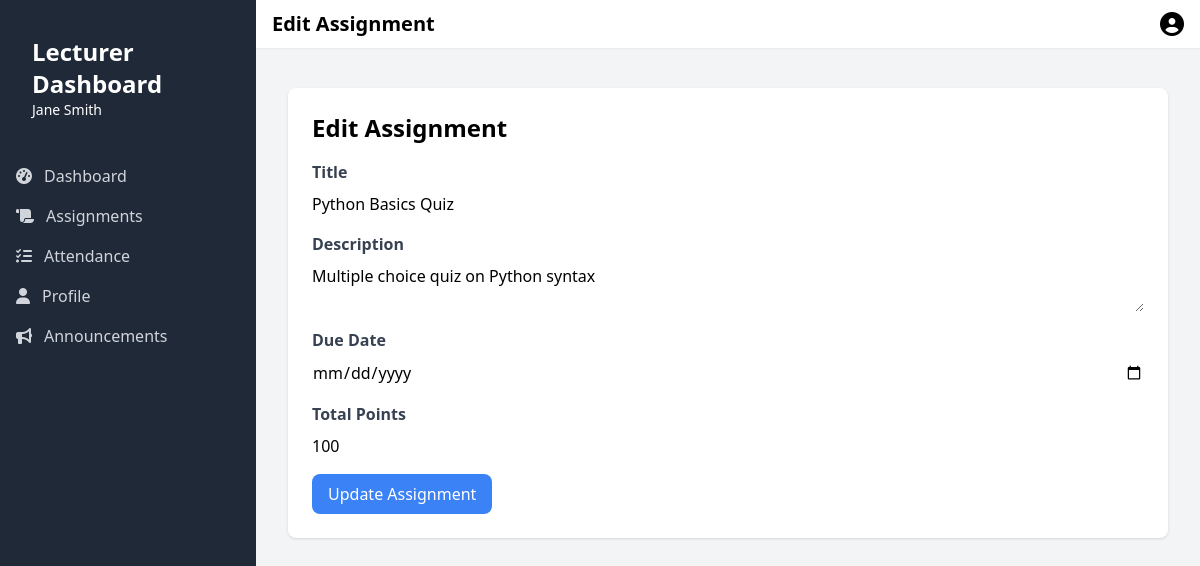
Page /edit_assignment.php?id=1 (signed in) on the committed database.
### tables this page shows
CREATE TABLE `users` (
  `id` int(11) NOT NULL,
  `first_name` varchar(50) NOT NULL,
  `last_name` varchar(50) NOT NULL,
  `email` varchar(100) NOT NULL,
  `password` varchar(255) NOT NULL,
  `role` enum('student','lecturer','admin','worker') NOT NULL,
  `status` enum('active','inactive','suspended') DEFAULT 'active',
  `date_of_birth` date DEFAULT NULL,
  `address` text DEFAULT NULL,
  `phone` varchar(20) DEFAULT NULL,
  `major_id` int(11) DEFAULT NULL,
  `created_at` timestamp NOT NULL DEFAULT current_timestamp(),
  `updated_at` timestamp NOT NULL DEFAULT current_timestamp() ON UPDATE current_timestamp(),
  `profile_image` varchar(255) DEFAULT NULL
);

CREATE TABLE `assignments` (
  `id` int(11) NOT NULL,
  `course_offering_id` int(11) DEFAULT NULL,
  `title` varchar(100) NOT NULL,
  `description` text DEFAULT NULL,
  `due_date` datetime DEFAULT NULL,
  `total_points` int(11) DEFAULT NULL
);

### edit_assignment.php (the view, shortened to what this page needs)
<?php
include 'connect.php';
$assignmentId = $_GET['id'];
$sqlAssignment = "SELECT * FROM assignments WHERE id=?";
$stmtAssignment = $conn->prepare($sqlAssignment);
$stmtAssignment->bind_param("i", $assignmentId);
$stmtAssignment->execute();
$resultAssignment = $stmtAssignment->get_result();
$assignment = $resultAssignment->fetch_assoc();
$pageTitle = "Edit Assignment";
?>
<div class="bg-white shadow rounded-lg p-6">
    <h2 class="text-2xl font-bold mb-4">Edit Assignment</h2>
    <form action="edit_assignment.php" method="POST">
        <div class="mb-4">
            <label for="title" class="block text-gray-700 font-bold mb-2">Title</label>
            <input type="text" name="title" id="title" class="form-input mt-1 block w-full" value="<?php echo htmlspecialchars($assignment['title']); ?>" required>
        </div>
        <div class="mb-4">
            <label for="description" class="block text-gray-700 font-bold mb-2">Description</label>
            <textarea name="description" id="description" class="form-textarea mt-1 block w-full" required><?php echo htmlspecialchars($assignment['description']); ?></textarea>
        </div>
        <div class="mb-4">
            <label for="due_date" class="block text-gray-700 font-bold mb-2">Due Date</label>
            <input type="date" name="due_date" id="due_date" class="form-input mt-1 block w-full" value="<?php echo htmlspecialchars($assignment['due_date']); ?>" required>
        </div>
        <div class="mb-4">
            <label for="total_points" class="block text-gray-700 font-bold mb-2">Total Points</label>
            <input type="number" name="total_points" id="total_points" class="form-input mt-1 block w-full" value="<?php echo htmlspecialchars($assignment['total_points']); ?>" required>
        </div>
        <button type="submit" name="update_assignment" class="bg-blue-500 text-white py-2 px-4 rounded-lg hover:bg-blue-600">Update Assignment</button>
    </form>
</div>
<?php
$content = ob_get_clean();
include 'template.php';
?>

### template.php (shortened to what this page needs)
<?php
include 'connect.php';
$email = $_SESSION['email'];
$sql = "SELECT * FROM users WHERE email=?";
$stmt = $conn->prepare($sql);
$stmt->bind_param("s", $email);
$stmt->execute();
$result = $stmt->get_result();
if ($result->num_rows > 0) {
    $user = $result->fetch_assoc();
    $firstName = htmlspecialchars($user['first_name']);
    $lastName = htmlspecialchars($user['last_name']);
    $role = htmlspecialchars($user['role']);
    $profileImage = htmlspecialchars($user['profile_image']);
} else {
    echo "User not found.";
    exit();
}
function isActivePage($pageName)
{
    return basename($_SERVER['PHP_SELF']) === $pageName ? 'bg-gray-900 text-white' : 'text-gray-300 hover:bg-gray-700 hover:text-white';
}
?>
<!DOCTYPE html>
<html lang="en">
<head>
    <script src="https://cdn.tailwindcss.com"></script>
    <link rel="stylesheet" href="https://cdnjs.cloudflare.com/ajax/libs/font-awesome/6.5.1/css/all.min.css">
</head>
<body class="bg-gray-100 h-screen flex flex-col">
    <div class="flex-1 flex overflow-hidden">
        <div id="sidebar" class="sidebar sidebar-hidden bg-gray-800 text-white w-64 py-6 flex flex-col fixed inset-0 md:relative md:translate-x-0 md:transition-transform md:flex md:flex-col md:w-64 md:py-6 z-20">
            <div class="px-4 py-3 mb-6 flex items-center justify-between md:justify-start">
                <div class="ml-4">
                    <h2 class="text-2xl font-semibold"><?php echo ucfirst($role); ?> Dashboard</h2>
                    <p class="text-sm"><?php echo htmlspecialchars($firstName . ' ' . $lastName); ?></p>
                </div>
            </div>
            <nav class="flex-1">
                <?php if ($role === 'lecturer'): ?>
                    <a href="lecturer.php" class="flex items-center px-4 py-2 <?php echo isActivePage('lecturer.php'); ?>">
                    <i class="fas fa-tachometer-alt mr-3"></i>
                    Dashboard
                    </a>
                    <a href="assignments.php" class="flex items-center px-4 py-2 <?php echo isActivePage('assignments.php'); ?>">
                        <i class="fas fa-scroll mr-3"></i>
                        Assignments
                    </a>
                    <a href="attendance.php" class="flex items-center px-4 py-2 <?php echo isActivePage('attendance.php'); ?>">
                        <i class="fas fa-tasks mr-3"></i>
                        Attendance
                    </a>
                <?php endif; ?>
                <a href="profile.php" class="flex items-center px-4 py-2 <?php echo isActivePage('profile.php'); ?>">
                    <i class="fas fa-user mr-3"></i>
                    Profile
                </a>
                <a href="announcements.php" class="flex items-center px-4 py-2 <?php echo isActivePage('announcements.php'); ?>">
                    <i class="fas fa-bullhorn mr-3"></i>
                    Announcements
                </a>
            </nav>
        </div>
        <div class="flex-1 flex flex-col overflow-hidden">
            <nav class="bg-white shadow-sm flex items-center justify-between px-4 py-2">
                <div class="flex items-center">
                    <h1 class="text-xl font-bold ml-4 md:ml-0"><?php echo $pageTitle; ?></h1>
                </div>
                <div class="flex items-center">
                    <div class="ml-3 relative">
                        <button type="button" class="flex text-sm rounded-full focus:outline-none" id="user-menu-button" aria-expanded="false" aria-haspopup="true">
                            <?php if ($profileImage): ?>
                                <img src="<?php echo $profileImage; ?>" alt="Profile Image" class="w-full h-full object-cover">
                            <?php else: ?>
                                    <i class="fas fa-user-circle text-2xl"></i>
                            <?php endif; ?>
                        </button>
                    </div>
                </div>
            </nav>
            <main class="flex-1 overflow-y-auto py-10 px-4 sm:px-6 lg:px-8">
                <div class="max-w-7xl mx-auto">
                    <?php echo $content; ?>
                </div>
            </main>
        </div>
    </div>
</body>
</html>

### template.php (style rules this page uses)
.sidebar { transition: transform 0.3s ease-in-out; }
.sidebar-hidden { transform: translateX(-100%); }

### rows in the picture
users: role "Lecturer", first_name+last_name "Jane Smith"
assignments: title "Python Basics Quiz", description "Multiple choice quiz on Python syntax", total_points "100"

### other values in the picture
$pageTitle "Edit Assignment"
